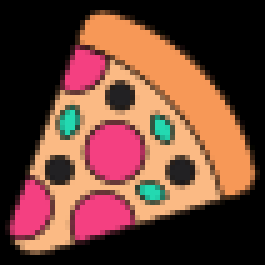
#> input picture ImageArt/img/icons8-pizza-slice-53.png, 53 x 53 px, found by its file name (shown 5 times larger); its folder holds only this picture in this run
$ python main.py
#> lines starting #> are read from the running program, lines starting #| are printed output that depends on the picture
import cv2 as cv
import math
import numpy as np
import os

characterList=list('~!"#$%&().+_}/:;<=>^-{|*1234567890') #List of all ASCII character the converter can use

def accessImgs():
    imgFile=[]
    for filename in os.listdir('C:\\Users\\oisin\\pyproj\\ASCII_art\\ImageArt\\img'):
        f = os.path.join('C:\\Users\\oisin\\pyproj\\ASCII_art\\ImageArt\\img', filename)
        # checking if it is a file
        if os.path.isfile(f):
            imgFile.append(f)
    return imgFile[0] #Return first file


def main():
        outputImg=[]
        FilteredoutputImg=[]
        final=[]
        img=cv.imread(accessImgs())
#> img is the input picture: shape (53, 53, 3); mean B, G, R 53.5, 66.1, 108.1
        img=np.array(cv.cvtColor(img,cv.COLOR_RGB2GRAY))
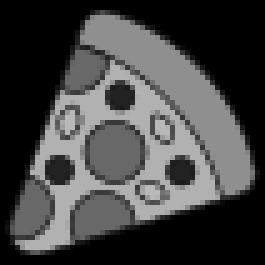
#> img: shape (53, 53) (shown 5 times larger); min 0, max 184, mean 67.1
        img_width=img.shape[1]
#> img_width = 53
        rowIndex=0
        multipler=2
        for column in range(img_width):
            FilteredoutputImg.append([])

        for column in img:
            for pixel in column:
                #print(pixel)
                for i in range(multipler):
                    outputImg.append(characterList[math.ceil(pixel/7.5)-1])
#> this loop made 53 passes
#> after the loop, outputImg = 5618 items, first 6: '0', '0', '0', '0', '0', '0'

        for i in range(0,img_width*img_width*multipler,img_width*multipler):
            if i%img_width*multipler==0:
                FilteredoutputImg[rowIndex]=outputImg[i:i+img_width*multipler]
                rowIndex+=1
#> after the loop, FilteredoutputImg = 53 items; rowIndex = 53

        for i in FilteredoutputImg:
            b=''.join(str(i).split(','))
            b = ''.join(str(b).split(']'))
            b = ''.join(str(b).split('['))
            b = ''.join(str(b).split("'"))
            b = ''.join(str(b).split(" "))
            b=b.replace('\u200b', '9')

            final.append(b)
#> after the loop, final = 53 items

        return final

print(*main(),sep='\n')
